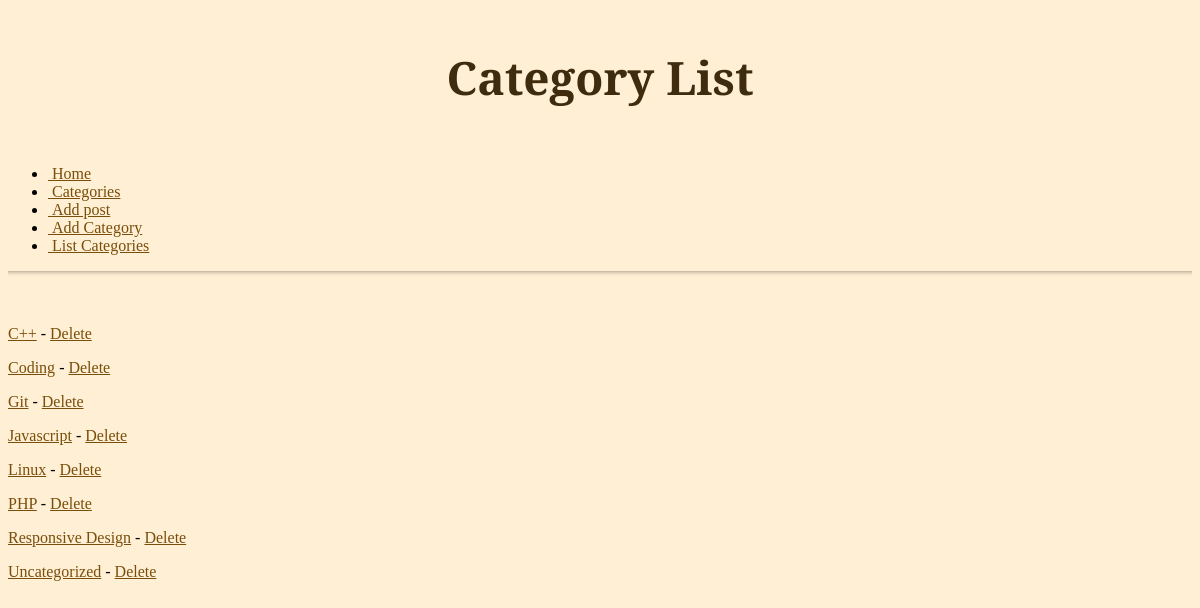
Page /category_list.php on the earlier database version.
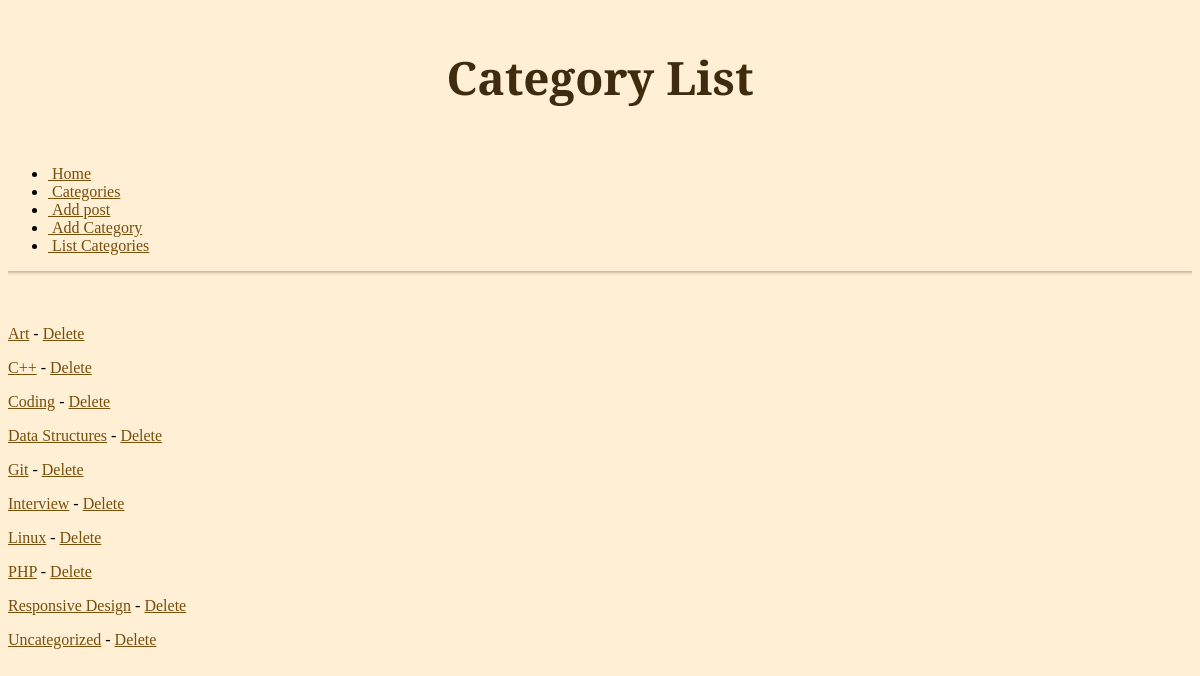
Same page on the later database version.
### tables this page shows
CREATE TABLE `categories` (
  `id` int(3) NOT NULL AUTO_INCREMENT,
  `name` varchar(24) NOT NULL,
  PRIMARY KEY (`id`),
  UNIQUE KEY `name` (`name`)
);

### resources/func/blog.php (called while the page is built, shortened)
<?php
function get_categories($id = null){
	$categories = array();
	$conn = mysqli_connect('localhost', 'root', 'root', 'blog');
	$resultSet = mysqli_query($conn," SELECT id, name FROM categories ");
	while ($row = mysqli_fetch_assoc($resultSet) ) {
		$categories[] = $row;
	}
	return $categories;
}

### category_list.php (the view, shortened to what this page needs)
<!DOCTYPE html>
	<html lang="en">
<head>
	<?php include "includes/_head.php" ?>
</head>
<body>
<div class="container">
	<div class="row">
		<div class="span6 offset3">
			<h1>Category List</h1>
			<br>
			<?php include "includes/_nav.php" ?>
			<hr>
			<br>
			<?php
				foreach  ( get_categories() as $category ) {
			?>
		<p><a href="category.php?id=<?php echo $category['id']; ?>"><?php echo $category['name']; ?></a> - <a href="delete_category.php?id=<?php echo $category['id']; ?>">Delete</a></p>
<?php
		}
?>
</div>
</div>
</div>
</body>
</html>

Differences in the rows shown:
removed categories: name "Javascript"
added categories: name "Art"
added categories: name "Data Structures"
added categories: name "Interview"
